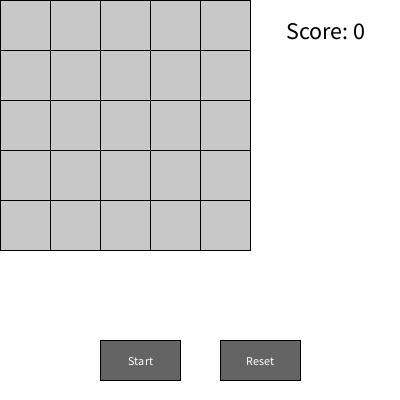
Frame 1 (no input)
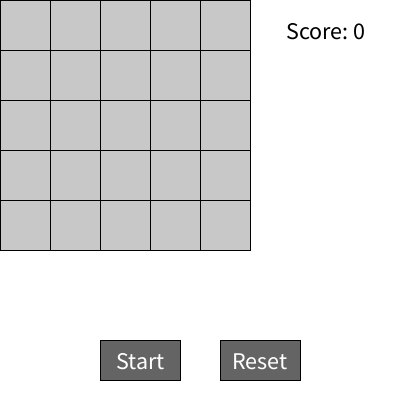
Frame 60 (the mouse pressed at the canvas centre just before this capture)
Frame 120 (the mouse held since frame 60 and released just before this capture): identical to frame 60, image omitted

The Processing sketch that drew these frames (run headless with seeded random() and noise(); from frame 60 on, the mouse is pressed at the canvas centre):

// Processing sketch: WackaMole
// ── WackaMole.pde
Cell[][] grid;
int gridSize = 5;
int score = 0;

Button startButton, resetButton;

void setup()
{
  size(400, 400);
  grid = new Cell[gridSize][gridSize];
  startButton = new Button("Start", width/2 - 100, height - 60);
  resetButton = new Button("Reset", width/2 + 20, height - 60);

  // Initialize the grid with random cells
  for (int i = 0; i < gridSize; i++) 
  {
    for (int j = 0; j < gridSize; j++) 
    {
      if (random(1) > 0.99999) 
      {
        grid[i][j] = new TrashCell(i, j);
      } 
      else 
      {
        grid[i][j] = new EmptyCell(i, j);
      }
    }
  }
}

void draw() 
{
  background(255);

  // Display grid cells
  for (Cell[] row : grid) {
    for (Cell c : row) {
      c.display();
    }
  }

  // Display buttons
  startButton.display();
  resetButton.display();

  // Display score
  fill(0);
  textSize(24);
  text("Score: " + score, width - 75, 30);
}

void mousePressed() 
{
  try 
  {
    if (startButton.isMouseOver(mouseX, mouseY)) 
    {
      startGame();
    }
    if (resetButton.isMouseOver(mouseX, mouseY)) 
    {
      resetGame();
    }

    // Handle grid cell clicks
    int gridX = mouseX / 50;
    int gridY = mouseY / 50;

    if (gridX < gridSize && gridY < gridSize && grid[gridX][gridY] != null) 
    {
      Cell clickedCell = grid[gridX][gridY];
      if (!clickedCell.isClicked) 
      {
        clickedCell.isClicked = true;
        if (clickedCell instanceof TrashCell) 
        {
          score += 10;
        }
      }
    }
  }
  catch (Exception e) {
    println("Error: " + e.getMessage());
  }
}

// Start the game
void startGame() 
{
  score = 0;
  for (int i = 0; i < gridSize; i++) 
  {
    for (int j = 0; j < gridSize; j++) 
    {
      grid[i][j] = random(1) > 0.7 ? new TrashCell(i, j) : new EmptyCell(i, j);
    }
  }
}

// Reset the game
void resetGame() 
{
  score = 0;
  for (int i = 0; i < gridSize; i++) 
  {
    for (int j = 0; j < gridSize; j++) 
    {
      grid[i][j] = new EmptyCell(i, j);
    }
  }
}

// ── Button.pde
public class Button {
  String label;
  float x, y, w = 80, h = 40;

  Button(String label, float x, float y) {
    this.label = label;
    this.x = x;
    this.y = y;
  }

  void display() {
    fill(100);
    rect(x, y, w, h);
    fill(255);
    textAlign(CENTER, CENTER);
    text(label, x + w / 2, y + h / 2);
  }

  boolean isMouseOver(float mx, float my) {
    return mx > x && mx < x + w && my > y && my < y + h;
  }
}

// ── Cell.pde
abstract class Cell {
  int x, y;
  boolean isClicked = false;

  Cell(int x, int y) {
    this.x = x;
    this.y = y;
  }

  abstract void display(); 
}

// ── EmptyCell.pde
class EmptyCell extends Cell {
  EmptyCell(int x, int y) {
    super(x, y);
  }

  void display() {
    fill(200);
    rect(x * 50, y * 50, 50, 50);
  }
}

// ── TrashCell.pde
class TrashCell extends Cell {
  TrashCell(int x, int y) {
    super(x, y);
  }

  void display() {
    fill(255, 0, 0);
    rect(x * 50, y * 50, 50, 50);
  }
}
